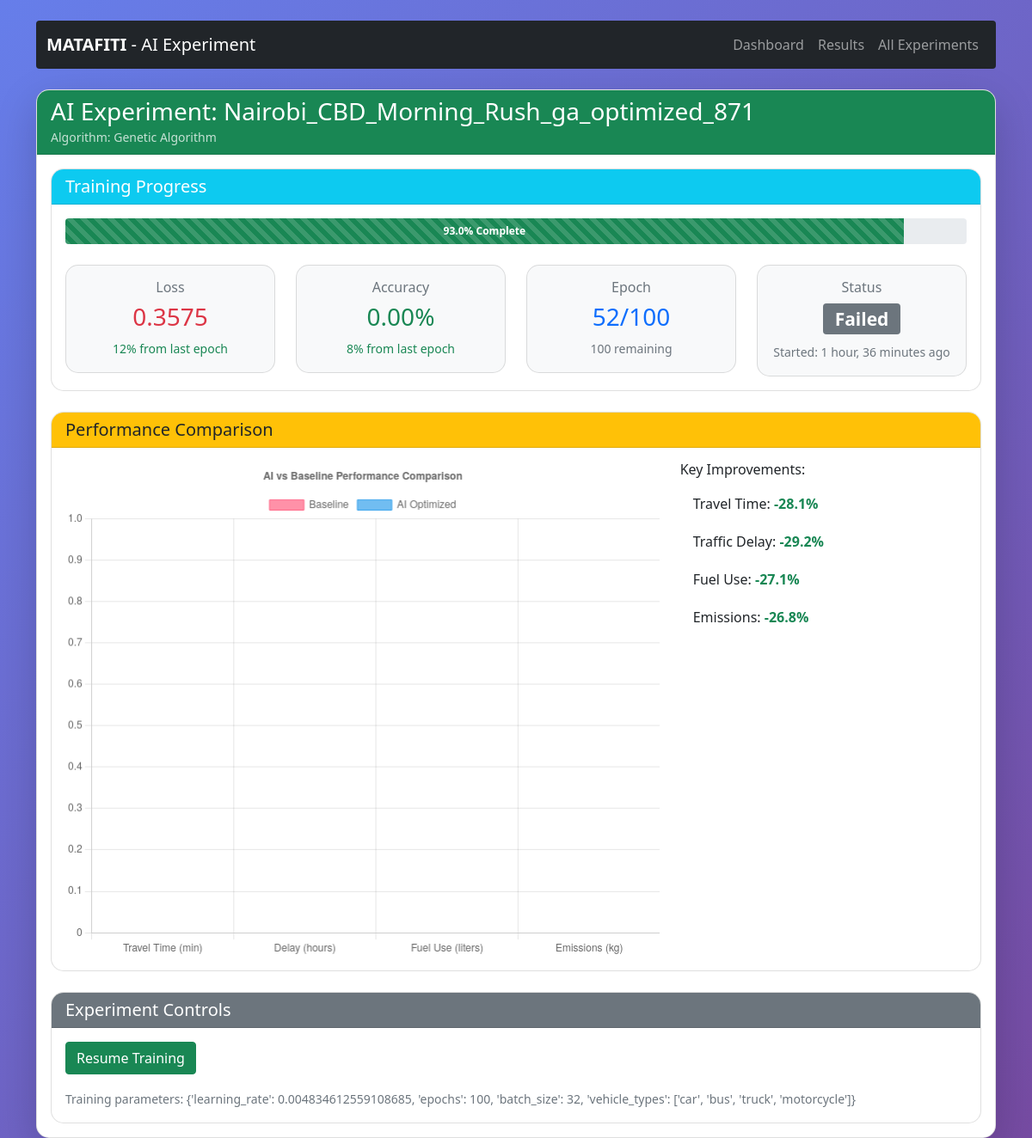
The page /experiments/2/ on the database its author committed.
### core/models.py (models this page shows, shortened)
class Simulation(models.Model):
    STATUS_CHOICES = [
        ('pending', 'Pending'),
        ('running', 'Running'),
        ('completed', 'Completed'),
        ('failed', 'Failed'),
    ]
    ALGORITHM_CHOICES = [
        ('baseline', 'Baseline (Current)'),
        ('rl_optimized', 'Reinforcement Learning'),
        ('ga_optimized', 'Genetic Algorithm'),
        ('hybrid', 'Hybrid AI'),
    ]
    name = models.CharField(max_length=200)
    description = models.TextField(blank=True)
    scenario = models.ForeignKey(Scenario, on_delete=models.CASCADE)
    algorithm = models.CharField(max_length=50, choices=ALGORITHM_CHOICES)
    created_by = models.ForeignKey(User, on_delete=models.CASCADE)
    created_at = models.DateTimeField(auto_now_add=True)
    started_at = models.DateTimeField(null=True, blank=True)
    completed_at = models.DateTimeField(null=True, blank=True)
    status = models.CharField(max_length=20, choices=STATUS_CHOICES, default='pending')
    parameters = models.TextField(
        default = '{}',  # Empty JSON object as string
        blank = True,
        help_text = 'JSON parameters for the simulation'
)
    progress = models.FloatField(default=0.0)  # 0-100%
    current_epoch = models.IntegerField(default=0)
    total_epochs = models.IntegerField(default=100)
    current_loss = models.FloatField(null=True, blank=True)
    current_accuracy = models.FloatField(null=True, blank=True)

### core/views.py (the view, shortened to what this page needs)
# urls.py: path('experiments/', views.ai_experiment_view, name='experiment_list'),
def ai_experiment_view(request, experiment_id=None):
    if experiment_id:
        experiment = get_object_or_404(Simulation, id=experiment_id)
        experiment_metrics = Metric.objects.filter(simulation=experiment)
        baseline_simulation = Simulation.objects.filter(
            scenario=experiment.scenario,
            algorithm='baseline',
            status='completed'
        ).first()
        if baseline_simulation:
            baseline_metrics_data = Metric.objects.filter(simulation=baseline_simulation)
            metric_types = ['travel_time', 'delay', 'fuel', 'emissions']
            baseline_metrics = []
            ai_metrics = []
            for metric_type in metric_types:
                baseline_value = baseline_metrics_data.filter(metric_type=metric_type).aggregate(avg=Avg('value'))['avg'] or 0
                ai_value = experiment_metrics.filter(metric_type=metric_type).aggregate(avg=Avg('value'))['avg'] or 0
                baseline_metrics.append(float(baseline_value))
                ai_metrics.append(float(ai_value))
        context = {
            'title': f'AI Experiment: {experiment.name}',
            'project_name': 'MATAFITI Traffic AI',
            'experiment': experiment,
            'baseline_metrics': json.dumps(baseline_metrics),
            'ai_metrics': json.dumps(ai_metrics),
            'baseline_simulation': baseline_simulation,
        }
        return render(request, 'core/ai_experiment.html', context)

### core/templates/core/ai_experiment.html (shortened to what this page needs)
{% extends "core/base.html" %}
{% block content %}
<div class="container mt-4">
    <nav class="navbar navbar-expand-lg navbar-dark bg-dark mb-4 rounded">
        <div class="container-fluid">
            <a class="navbar-brand" href="{% url 'dashboard' %}">
                <strong>MATAFITI</strong> - AI Experiment
            </a>
            <div class="navbar-nav">
                <a class="nav-link" href="{% url 'dashboard' %}"> Dashboard</a>
                <a class="nav-link" href="{% url 'results' experiment.id %}"> Results</a>
                <a class="nav-link" href="{% url 'experiment_list' %}"> All Experiments</a>
            </div>
        </div>
    </nav>
    <div class="card shadow-lg">
        <div class="card-header bg-success text-white">
            <h3 class="mb-0">AI Experiment: {{ experiment.name }}</h3>
            <small class="opacity-75">Algorithm: {{ experiment.get_algorithm_display }}</small>
        </div>
        <div class="card-body">
            <div class="card mb-4">
                <div class="card-header bg-info text-white">
                    <h5 class="mb-0"> Training Progress</h5>
                </div>
                <div class="card-body">
                    <div class="progress" style="height: 30px;">
                        <div class="progress-bar progress-bar-striped progress-bar-animated bg-success"
                             style="width: {{ experiment.progress|default:'0' }}%">
                            <strong>{{ experiment.progress|default:'0' }}% Complete</strong>
                        </div>
                    </div>
                    <div class="row mt-4">
                        <div class="col-md-3 text-center">
                            <div class="card bg-light">
                                <div class="card-body">
                                    <h6 class="text-muted">Loss</h6>
                                    <h3 class="text-danger">{{ experiment.current_loss|floatformat:4|default:'0.0000' }}</h3>
                                    <small class="text-success">
                                         12% from last epoch
                                    </small>
                                </div>
                            </div>
                        </div>
                        <div class="col-md-3 text-center">
                            <div class="card bg-light">
                                <div class="card-body">
                                    <h6 class="text-muted">Accuracy</h6>
                                    <h3 class="text-success">{{ experiment.current_accuracy|floatformat:2|default:'0.00' }}%</h3>
                                    <small class="text-success">
                                         8% from last epoch
                                    </small>
                                </div>
                            </div>
                        </div>
                        <div class="col-md-3 text-center">
                            <div class="card bg-light">
                                <div class="card-body">
                                    <h6 class="text-muted">Epoch</h6>
                                    <h3 class="text-primary">{{ experiment.current_epoch|default:'0' }}/{{ experiment.total_epochs }}</h3>
                                    <small class="text-muted">{{ experiment.total_epochs|add:"-"|add:experiment.current_epoch|default:'100' }} remaining</small>
                                </div>
                            </div>
                        </div>
                        <div class="col-md-3 text-center">
                            <div class="card bg-light">
                                <div class="card-body">
                                    <h6 class="text-muted">Status</h6>
                                    <h3>
                                        <span class="badge {% if experiment.status == 'running' %}bg-warning{% elif experiment.status == 'completed' %}bg-success{% else %}bg-secondary{% endif %}">
                                            {{ experiment.get_status_display }}
                                        </span>
                                    </h3>
                                    <small class="text-muted">Started: {{ experiment.created_at|timesince }} ago</small>
                                </div>
                            </div>
                        </div>
                    </div>
                </div>
            </div>
            <div class="card mb-4">
                <div class="card-header bg-warning text-dark">
                    <h5 class="mb-0"> Performance Comparison</h5>
                </div>
                <div class="card-body">
                    <div class="row">
                        <div class="col-md-8">
                            <canvas id="comparisonChart" height="250"></canvas>
                        </div>
                        <div class="col-md-4">
                            <h6>Key Improvements:</h6>
                            <ul class="list-group">
                                <li class="list-group-item">
                                    Travel Time: <strong class="text-success">-28.1%</strong>
                                </li>
                                <li class="list-group-item">
                                    Traffic Delay: <strong class="text-success">-29.2%</strong>
                                </li>
                                <li class="list-group-item">
                                    Fuel Use: <strong class="text-success">-27.1%</strong>
                                </li>
                                <li class="list-group-item">
                                    Emissions: <strong class="text-success">-26.8%</strong>
                                </li>
                            </ul>
                        </div>
                    </div>
                </div>
            </div>
            <div class="card">
                <div class="card-header bg-secondary text-white">
                    <h5 class="mb-0"> Experiment Controls</h5>
                </div>
                <div class="card-body">
                    <div class="btn-group" role="group">
                        {% if experiment.status == 'running' %}
                        <button class="btn btn-danger" onclick="pauseExperiment({{ experiment.id }})">
                            <i class="fas fa-pause"></i> Pause Training
                        </button>
                        <button class="btn btn-warning" onclick="stopExperiment({{ experiment.id }})">
                            <i class="fas fa-stop"></i> Stop Training
                        </button>
                        {% else %}
                        <button class="btn btn-success" onclick="resumeExperiment({{ experiment.id }})">
                             Resume Training
                        </button>
                        {% endif %}
                    </div>
                    <div class="mt-3">
                        <small class="text-muted">
                            Training parameters: {{ experiment.parameters|default:"Default settings" }}
                        </small>
                    </div>
                </div>
            </div>
        </div>
    </div>
</div>
<script>
    // Comparison Chart
    var ctx = document.getElementById('comparisonChart').getContext('2d');
    var comparisonChart = new Chart(ctx, {
        type: 'bar',
        data: {
            labels: ['Travel Time (min)', 'Delay (hours)', 'Fuel Use (liters)', 'Emissions (kg)'],
            datasets: [{
                label: 'Baseline',
                data: {{ baseline_metrics|safe }},
                backgroundColor: 'rgba(255, 99, 132, 0.7)',
                borderColor: 'rgb(255, 99, 132)',
                borderWidth: 1
            }, {
                label: 'AI Optimized',
                data: {{ ai_metrics|safe }},
                backgroundColor: 'rgba(54, 162, 235, 0.7)',
                borderColor: 'rgb(54, 162, 235)',
                borderWidth: 1
            }]
        },
        options: {
            responsive: true,
            plugins: {
                legend: {
                    position: 'top',
                },
                title: {
                    display: true,
                    text: 'AI vs Baseline Performance Comparison'
                }
            }
        }
    });
    // Control functions
    function pauseExperiment(experimentId) {
        if (confirm('Pause the training?')) {
            // Call API to pause
            fetch(`/api/simulation/${experimentId}/update/`, {
                method: 'POST',
                headers: {
                    'Content-Type': 'application/json',
                    'X-CSRFToken': getCookie('csrftoken')
                },
                body: JSON.stringify({status: 'paused'})
            })
            .then(response => response.json())
            .then(data => {
                alert('Experiment paused');
                location.reload();
            });
        }
    }
    function getCookie(name) {
        let cookieValue = null;
        if (document.cookie && document.cookie !== '') {
            const cookies = document.cookie.split(';');
            for (let i = 0; i < cookies.length; i++) {
                const cookie = cookies[i].trim();
                if (cookie.substring(0, name.length + 1) === (name + '=')) {
                    cookieValue = decodeURIComponent(cookie.substring(name.length + 1));
                    break;
                }
            }
        }
        return cookieValue;
    }
</script>
{% endblock %}

### core/templates/core/base.html (shortened to what this page needs)
<!DOCTYPE html>
<html lang="en">
<head>
    <link href="https://cdn.jsdelivr.net/npm/bootstrap@5.1.3/dist/css/bootstrap.min.css" rel="stylesheet">
    <link rel="stylesheet" href="https://unpkg.com/leaflet@1.9.4/dist/leaflet.css" />
</head>
<body>
    {% block content %}{% endblock %}
</body>
</html>

### core/templates/core/ai_experiment.html (style rules this page uses)
body { background: linear-gradient(135deg, #667eea 0%, #764ba2 100%); min-height: 100vh; }
.card { border-radius: 15px; overflow: hidden; }
.list-group-item { border: none; padding: 10px 15px; }

### rows shown on the page
Simulation: name "Nairobi_CBD_Morning_Rush_ga_optimized_871", algorithm "Genetic Algorithm", progress "93.0", current_loss "0.3575", current_accuracy "0.00", current_epoch "52", total_epochs "100", total_epochs|add "100", status "Failed", created_at "1 hour, 36 minutes", parameters "{'learning_rate': 0.004834612559108685, 'epochs': 100, 'batch_size': 32, 'vehicle_types': ['car', 'bus', 'truck', 'motorcycle']}"

### other values the page prints
chart data {{ baseline_metrics|safe }} [0.0, 0.0, 0.0, 0.0]
chart data {{ ai_metrics|safe }} [0.0, 0.0, 0.0, 0.0]
